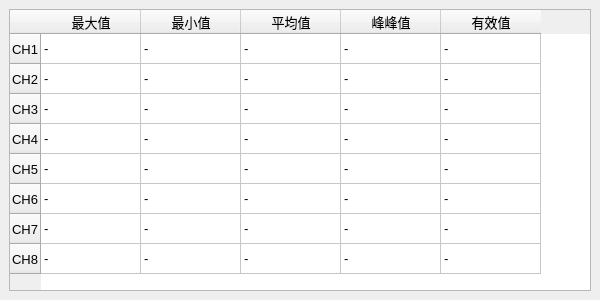
<?xml version="1.0" encoding="UTF-8"?>
<ui version="4.0">
 <class>StatisticsWindow</class>
 <widget class="QMainWindow" name="StatisticsWindow">
  <property name="geometry">
   <rect>
    <x>0</x>
    <y>0</y>
    <width>600</width>
    <height>300</height>
   </rect>
  </property>
  <property name="windowTitle">
   <string>统计信息</string>
  </property>
  <property name="windowIcon">
   <iconset resource="../../icon.qrc">
    <normaloff>:/icon/res/icon/statistic.png</normaloff>:/icon/res/icon/statistic.png</iconset>
  </property>
  <widget class="QWidget" name="centralwidget">
   <layout class="QGridLayout" name="gridLayout">
    <item row="0" column="0">
     <widget class="QTableWidget" name="tableWidget">
      <property name="font">
       <font>
        <pointsize>10</pointsize>
        <stylestrategy>PreferDefault</stylestrategy>
       </font>
      </property>
      <property name="editTriggers">
       <set>QAbstractItemView::NoEditTriggers</set>
      </property>
      <property name="gridStyle">
       <enum>Qt::SolidLine</enum>
      </property>
      <row>
       <property name="text">
        <string>CH1</string>
       </property>
      </row>
      <row>
       <property name="text">
        <string>CH2</string>
       </property>
      </row>
      <row>
       <property name="text">
        <string>CH3</string>
       </property>
      </row>
      <row>
       <property name="text">
        <string>CH4</string>
       </property>
      </row>
      <row>
       <property name="text">
        <string>CH5</string>
       </property>
      </row>
      <row>
       <property name="text">
        <string>CH6</string>
       </property>
      </row>
      <row>
       <property name="text">
        <string>CH7</string>
       </property>
      </row>
      <row>
       <property name="text">
        <string>CH8</string>
       </property>
      </row>
      <column>
       <property name="text">
        <string>最大值</string>
       </property>
      </column>
      <column>
       <property name="text">
        <string>最小值</string>
       </property>
      </column>
      <column>
       <property name="text">
        <string>平均值</string>
       </property>
      </column>
      <column>
       <property name="text">
        <string>峰峰值</string>
       </property>
      </column>
      <column>
       <property name="text">
        <string>有效值</string>
       </property>
      </column>
      <item row="0" column="0">
       <property name="text">
        <string>-</string>
       </property>
      </item>
      <item row="0" column="1">
       <property name="text">
        <string>-</string>
       </property>
      </item>
      <item row="0" column="2">
       <property name="text">
        <string>-</string>
       </property>
      </item>
      <item row="0" column="3">
       <property name="text">
        <string>-</string>
       </property>
      </item>
      <item row="0" column="4">
       <property name="text">
        <string>-</string>
       </property>
      </item>
      <item row="1" column="0">
       <property name="text">
        <string>-</string>
       </property>
      </item>
      <item row="1" column="1">
       <property name="text">
        <string>-</string>
       </property>
      </item>
      <item row="1" column="2">
       <property name="text">
        <string>-</string>
       </property>
      </item>
      <item row="1" column="3">
       <property name="text">
        <string>-</string>
       </property>
      </item>
      <item row="1" column="4">
       <property name="text">
        <string>-</string>
       </property>
      </item>
      <item row="2" column="0">
       <property name="text">
        <string>-</string>
       </property>
      </item>
      <item row="2" column="1">
       <property name="text">
        <string>-</string>
       </property>
      </item>
      <item row="2" column="2">
       <property name="text">
        <string>-</string>
       </property>
      </item>
      <item row="2" column="3">
       <property name="text">
        <string>-</string>
       </property>
      </item>
      <item row="2" column="4">
       <property name="text">
        <string>-</string>
       </property>
      </item>
      <item row="3" column="0">
       <property name="text">
        <string>-</string>
       </property>
      </item>
      <item row="3" column="1">
       <property name="text">
        <string>-</string>
       </property>
      </item>
      <item row="3" column="2">
       <property name="text">
        <string>-</string>
       </property>
      </item>
      <item row="3" column="3">
       <property name="text">
        <string>-</string>
       </property>
      </item>
      <item row="3" column="4">
       <property name="text">
        <string>-</string>
       </property>
      </item>
      <item row="4" column="0">
       <property name="text">
        <string>-</string>
       </property>
      </item>
      <item row="4" column="1">
       <property name="text">
        <string>-</string>
       </property>
      </item>
      <item row="4" column="2">
       <property name="text">
        <string>-</string>
       </property>
      </item>
      <item row="4" column="3">
       <property name="text">
        <string>-</string>
       </property>
      </item>
      <item row="4" column="4">
       <property name="text">
        <string>-</string>
       </property>
      </item>
      <item row="5" column="0">
       <property name="text">
        <string>-</string>
       </property>
      </item>
      <item row="5" column="1">
       <property name="text">
        <string>-</string>
       </property>
      </item>
      <item row="5" column="2">
       <property name="text">
        <string>-</string>
       </property>
      </item>
      <item row="5" column="3">
       <property name="text">
        <string>-</string>
       </property>
      </item>
      <item row="5" column="4">
       <property name="text">
        <string>-</string>
       </property>
      </item>
      <item row="6" column="0">
       <property name="text">
        <string>-</string>
       </property>
      </item>
      <item row="6" column="1">
       <property name="text">
        <string>-</string>
       </property>
      </item>
      <item row="6" column="2">
       <property name="text">
        <string>-</string>
       </property>
      </item>
      <item row="6" column="3">
       <property name="text">
        <string>-</string>
       </property>
      </item>
      <item row="6" column="4">
       <property name="text">
        <string>-</string>
       </property>
      </item>
      <item row="7" column="0">
       <property name="text">
        <string>-</string>
       </property>
      </item>
      <item row="7" column="1">
       <property name="text">
        <string>-</string>
       </property>
      </item>
      <item row="7" column="2">
       <property name="text">
        <string>-</string>
       </property>
      </item>
      <item row="7" column="3">
       <property name="text">
        <string>-</string>
       </property>
      </item>
      <item row="7" column="4">
       <property name="text">
        <string>-</string>
       </property>
      </item>
     </widget>
    </item>
   </layout>
  </widget>
 </widget>
 <resources>
  <include location="../../icon.qrc"/>
 </resources>
 <connections/>
</ui>
